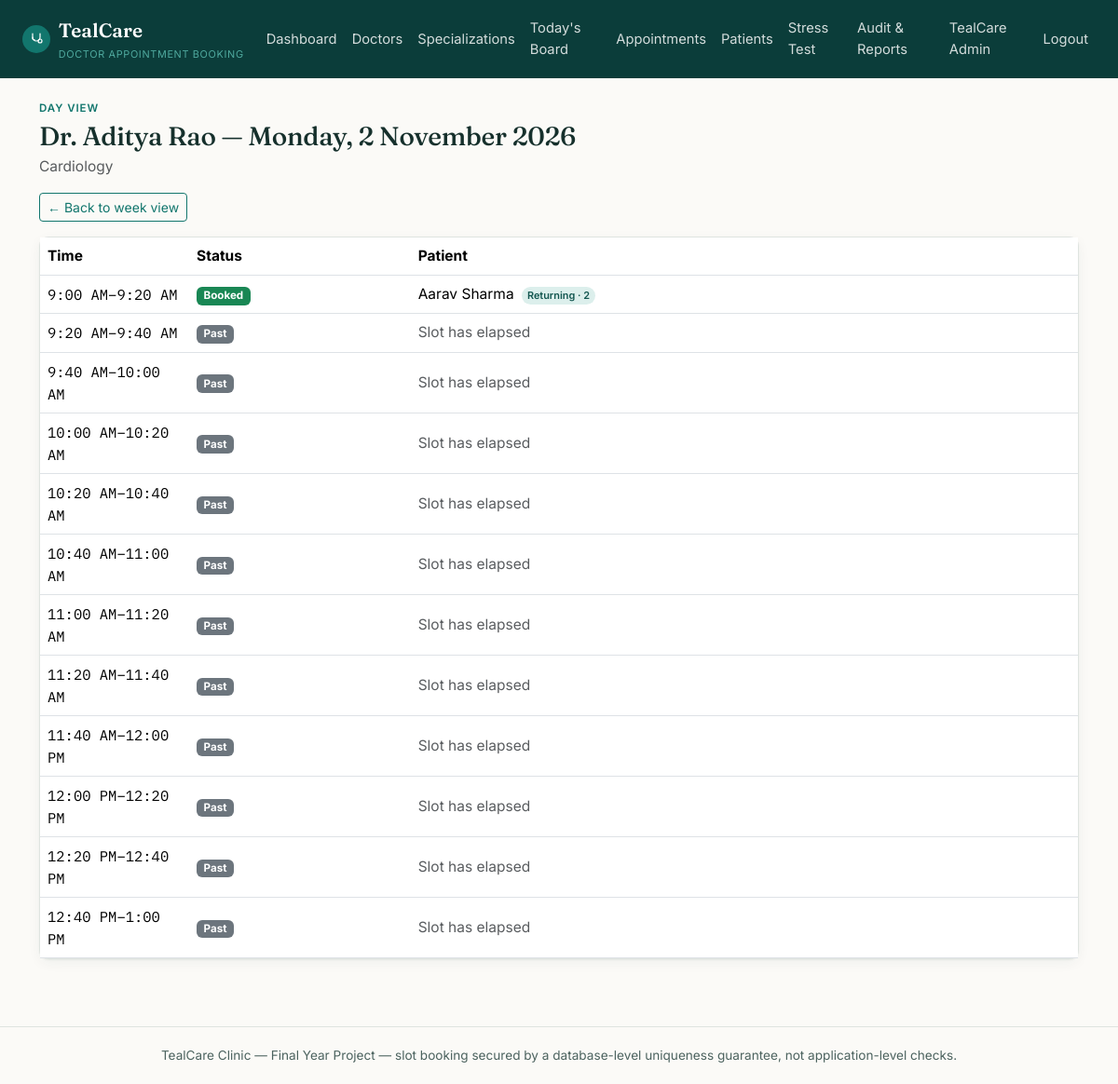
/admin/schedule/1/day/2026-11-02 (signed in), run on the app's committed database.
### tables this page shows
CREATE TABLE users (
    id INT AUTO_INCREMENT PRIMARY KEY,
    role ENUM('admin','doctor','patient') NOT NULL,
    name VARCHAR(150) NOT NULL,
    email VARCHAR(190) NOT NULL UNIQUE,
    password_hash VARCHAR(255) NOT NULL,
    phone VARCHAR(20) NULL,
     
    staff_code VARCHAR(20) NULL UNIQUE,
     
     
    status ENUM('active','suspended') NOT NULL DEFAULT 'active',
    reset_token VARCHAR(64) NULL,
    reset_token_expires_at DATETIME NULL,
    created_at TIMESTAMP NOT NULL DEFAULT CURRENT_TIMESTAMP
);

CREATE TABLE doctors (
    id INT AUTO_INCREMENT PRIMARY KEY,
    user_id INT NOT NULL UNIQUE,
    specialization_id INT NOT NULL,
    qualification VARCHAR(150) NOT NULL,
    consultation_fee DECIMAL(10,2) NOT NULL DEFAULT 0,
    default_slot_duration_minutes INT NOT NULL DEFAULT 20,
    bio TEXT NULL,
    status ENUM('active','inactive') NOT NULL DEFAULT 'active',
    created_at TIMESTAMP NOT NULL DEFAULT CURRENT_TIMESTAMP,
    FOREIGN KEY (user_id) REFERENCES users(id) ON DELETE CASCADE,
    FOREIGN KEY (specialization_id) REFERENCES specializations(id)
);

CREATE TABLE appointments (
    id INT AUTO_INCREMENT PRIMARY KEY,
    patient_id INT NOT NULL,
    doctor_id INT NOT NULL,
     
     
    reservation_id INT NULL,
    appointment_date DATE NOT NULL,
    start_time TIME NOT NULL,
    end_time TIME NOT NULL,
    status ENUM('booked','completed','cancelled','no_show') NOT NULL DEFAULT 'booked',
    notes TEXT NULL,
    cancelled_by VARCHAR(20) NULL,
     
     
    is_stress_test TINYINT(1) NOT NULL DEFAULT 0,
    created_at TIMESTAMP NOT NULL DEFAULT CURRENT_TIMESTAMP,
    updated_at TIMESTAMP NOT NULL DEFAULT CURRENT_TIMESTAMP ON UPDATE CURRENT_TIMESTAMP,
    FOREIGN KEY (patient_id) REFERENCES users(id),
    FOREIGN KEY (doctor_id) REFERENCES doctors(id),
    FOREIGN KEY (reservation_id) REFERENCES slot_reservations(id) ON DELETE SET NULL,
    INDEX idx_doctor_date (doctor_id, appointment_date),
    INDEX idx_patient (patient_id)
);

CREATE TABLE specializations (
    id INT AUTO_INCREMENT PRIMARY KEY,
    name VARCHAR(100) NOT NULL UNIQUE,
    description VARCHAR(255) NULL
);

CREATE TABLE doctor_weekly_availability (
    id INT AUTO_INCREMENT PRIMARY KEY,
    doctor_id INT NOT NULL,
    day_of_week TINYINT NOT NULL,
    start_time TIME NOT NULL,
    end_time TIME NOT NULL,
    slot_duration_minutes INT NOT NULL DEFAULT 20,
    created_at TIMESTAMP NOT NULL DEFAULT CURRENT_TIMESTAMP,
    FOREIGN KEY (doctor_id) REFERENCES doctors(id) ON DELETE CASCADE,
    INDEX idx_doctor_dow (doctor_id, day_of_week)
);

### app/views/schedule/day.php (the view, shortened to what the rows shown need)
<p class="eyebrow mb-1">Day view</p>
<h1 class="h3 mb-1"><?= htmlspecialchars($doctor['name'], ENT_QUOTES) ?> &mdash; <?= date('l, j F Y', strtotime($date)) ?></h1>
<p class="text-muted"><?= htmlspecialchars($doctor['specialization_name'], ENT_QUOTES) ?></p>
<a href="<?= Router::url($backUrl) ?>" class="btn btn-sm btn-outline-tc mb-3">&larr; Back to week view</a>
<div class="card card-tc">
    <div class="card-body p-0">
        <?php if ($data['full_day_leave']): ?>
            <div class="p-4 text-center text-muted">On leave all day &mdash; <?= htmlspecialchars($data['full_day_leave'], ENT_QUOTES) ?></div>
        <?php elseif (empty($data['slots']) && empty($data['leave_windows'])): ?>
            <div class="p-4 text-center text-muted">No availability set for this day.</div>
        <?php else: ?>
            <table class="table mb-0 align-middle">
                <thead><tr><th style="width:160px;">Time</th><th>Status</th><th>Patient</th><th></th></tr></thead>
                <tbody>
                <?php foreach ($data['slots'] as $slot): ?>
                    <tr>
                        <td class="mono"><?= date('g:i A', strtotime($slot['start'])) ?>–<?= date('g:i A', strtotime($slot['end'])) ?>
                        </td>
                        <?php if ($slot['status'] === 'booked'): $appt = $slot['appointment']; ?>
                            <td><span class="badge text-bg-success">Booked</span></td>
                            <td>
                                <?= htmlspecialchars($appt['patient_name'], ENT_QUOTES) ?>
                                <?= $appt['is_returning'] ? '<span class="badge-returning ms-1">Returning · ' . (int) $appt['visit_count'] . '</span>' : '<span class="badge-new ms-1">New</span>' ?>
                            </td>
                            <td>
                            </td>
                        <?php elseif ($slot['status'] === 'past'): ?>
                            <td><span class="badge text-bg-secondary">Past</span></td><td colspan="2" class="text-muted">Slot has elapsed</td>
                        <?php else: ?>
                            <td><span class="badge text-bg-light text-dark border">Open</span></td><td colspan="2" class="text-muted">Not yet booked</td>
                        <?php endif; ?>
                    </tr>
                <?php endforeach; ?>
                </tbody>
            </table>
        <?php endif; ?>
    </div>
</div>

### core/Router.php (shortened to what the rows shown need)
<?php
class Router
{
    private array $routes = ['GET' => [], 'POST' => []];
    private static string $basePath = '';
    public static function setBasePath(string $path): void
    {
        self::$basePath = rtrim($path, '/');
    }
    public static function url(string $path = ''): string
    {
        return self::$basePath . $path;
    }
    public function get(string $pattern, array $handler): void
    {
        $this->routes['GET'][$pattern] = $handler;
    }
    public function post(string $pattern, array $handler): void
    {
        $this->routes['POST'][$pattern] = $handler;
    }
    public function dispatch(string $method, string $uri): void
    {
        $path = parse_url($uri, PHP_URL_PATH) ?? '/';
        $path = rtrim($path, '/');
        foreach ($this->routes[$method] ?? [] as $pattern => $handler) {
            $params = $this->match($pattern, $path);
            if ($params !== null) {
                [$controllerClass, $action] = $handler;
                $controller = new $controllerClass();
                call_user_func_array([$controller, $action], $params);
                return;
            }
        }
    }
    private function match(string $pattern, string $path): ?array
    {
        $regex = preg_replace('#\{[a-zA-Z_]+\}#', '([^/]+)', $pattern);
        $regex = rtrim($regex, '/');
        if ($regex === '') {
            $regex = '/';
        }
        if (!preg_match('#^' . $regex . '$#', $path, $matches)) {
            return null;
        }
        array_shift($matches);
        return $matches;
    }
}

### app/views/partials/header.php (shortened to what the rows shown need)
<?php
$currentUser = Auth::user();
?>
<!doctype html>
<html lang="en">
<head>
    <link href="https://cdn.jsdelivr.net/npm/bootstrap@5.3.3/dist/css/bootstrap.min.css" rel="stylesheet">
    <link href="<?= Router::url('/assets/css/style.css') ?>" rel="stylesheet">
</head>
<body>
<nav class="navbar navbar-expand-lg navbar-tc">
    <div class="container-fluid px-3 px-lg-4">
        <a class="navbar-brand" href="<?= Router::url($currentUser ? \App\Controllers\AuthController::roleHome($currentUser['role']) : '/login') ?>">
            <span class="brand-mark">
            </span>
            <span>TealCare<small>Doctor Appointment Booking</small></span>
        </a>
        <div class="collapse navbar-collapse" id="navMain">
            <ul class="navbar-nav ms-auto align-items-lg-center">
                <?php if ($currentUser && $currentUser['role'] === 'admin'): ?>
                    <li class="nav-item"><a class="nav-link" href="<?= Router::url('/admin/dashboard') ?>">Dashboard</a></li>
                    <li class="nav-item"><a class="nav-link" href="<?= Router::url('/admin/doctors') ?>">Doctors</a></li>
                    <li class="nav-item"><a class="nav-link" href="<?= Router::url('/admin/specializations') ?>">Specializations</a></li>
                    <li class="nav-item"><a class="nav-link" href="<?= Router::url('/admin/board') ?>">Today's Board</a></li>
                    <li class="nav-item"><a class="nav-link" href="<?= Router::url('/admin/appointments') ?>">Appointments</a></li>
                    <li class="nav-item"><a class="nav-link" href="<?= Router::url('/admin/patients') ?>">Patients</a></li>
                    <li class="nav-item"><a class="nav-link" href="<?= Router::url('/admin/stress-test') ?>">Stress Test</a></li>
                    <li class="nav-item"><a class="nav-link" href="<?= Router::url('/admin/audit-log') ?>">Audit &amp; Reports</a></li>
                <?php endif; ?>
                <?php if ($currentUser): ?>
                    <li class="nav-item"><a class="nav-link" href="<?= Router::url('/account') ?>"><?= htmlspecialchars($currentUser['name'], ENT_QUOTES) ?></a></li>
                    <li class="nav-item">
                        <form method="post" action="<?= Router::url('/logout') ?>" class="d-inline">
                            <button type="submit" class="btn btn-link nav-link" style="border:0;">Logout</button>
                        </form>
                    </li>
                <?php else: ?>
                    <li class="nav-item"><a class="nav-link" href="<?= Router::url('/login') ?>">Login</a></li>
                    <li class="nav-item"><a class="nav-link" href="<?= Router::url('/register') ?>">Register</a></li>
                <?php endif; ?>
            </ul>
        </div>
    </div>
</nav>
<div class="container py-4">

### data on the page
users: name "TealCare Admin"
doctors: user.name "Dr. Aditya Rao", specialization.name "Cardiology"
appointments: appointment_date "Monday, 2 November 2026", start_time "9:00 AM", end_time "9:20 AM", patient.name "Aarav Sharma", visit_count "2"
doctor_weekly_availability: start "12:40 PM", end_time "1:00 PM", shows "Past"

### other printed values
date('g:i A', strtotime($slot['start'])) "9:20 AM"
date('g:i A', strtotime($slot['end'])) "9:40 AM"
date('g:i A', strtotime($slot['start'])) "9:40 AM"
date('g:i A', strtotime($slot['end'])) "10:00 AM"
date('g:i A', strtotime($slot['start'])) "10:00 AM"
date('g:i A', strtotime($slot['end'])) "10:20 AM"
date('g:i A', strtotime($slot['start'])) "10:20 AM"
date('g:i A', strtotime($slot['end'])) "10:40 AM"
date('g:i A', strtotime($slot['start'])) "10:40 AM"
date('g:i A', strtotime($slot['end'])) "11:00 AM"
date('g:i A', strtotime($slot['start'])) "11:00 AM"
date('g:i A', strtotime($slot['end'])) "11:20 AM"
date('g:i A', strtotime($slot['start'])) "11:20 AM"
date('g:i A', strtotime($slot['end'])) "11:40 AM"
date('g:i A', strtotime($slot['start'])) "11:40 AM"
